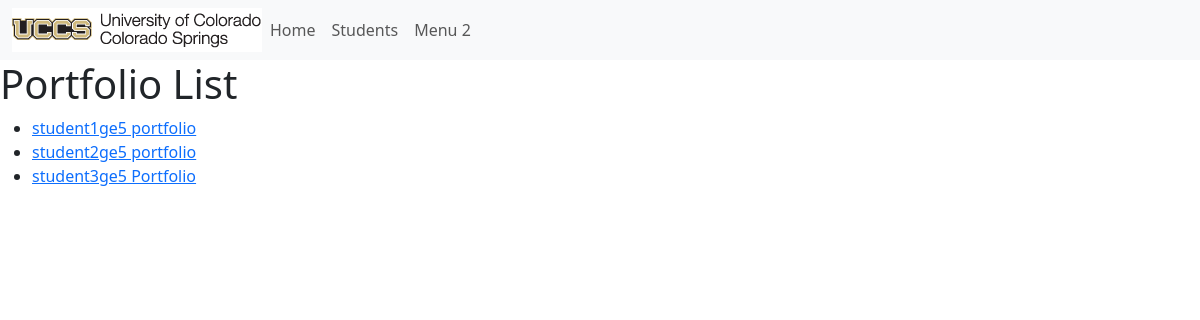
The page /portfolios/ on the database its author committed.
### portfolio_app/models.py (models this page shows, shortened)
class Portfolio(models.Model):
    title = models.CharField(max_length=200)
    contact_email = models.CharField(max_length=200)
    is_active = models.BooleanField(default=False)
    about = models.TextField(blank=True)
    def get_absolute_url(self):
        return reverse('portfolio-detail', args=[str(self.id)])

### portfolio_app/views.py (the view)
# urls.py: path('portfolios/', views.PortfolioListView.as_view(), name='portfolios'),
class PortfolioListView(generic.ListView):
    model = Portfolio

### portfolio_app/templates/portfolio_app/portfolio_list.html
{% extends 'portfolio_app/base_template.html' %}
{% block content %}
<h1>Portfolio List</h1>
{% if portfolio_list %}
<ul>
    {% for portfolio in portfolio_list %}
    <li>
        <a href="{{ portfolio.get_absolute_url }}">{{ portfolio.title }}</a>
    </li>
    {% endfor %}
</ul>
{% else %}
<p>There are no portfolios.</p>
{% endif %}
{% endblock %}

### rows shown on the page
Portfolio: title "student1ge5 portfolio"
Portfolio: title "student2ge5 portfolio"
Portfolio: title "student3ge5 Portfolio"
